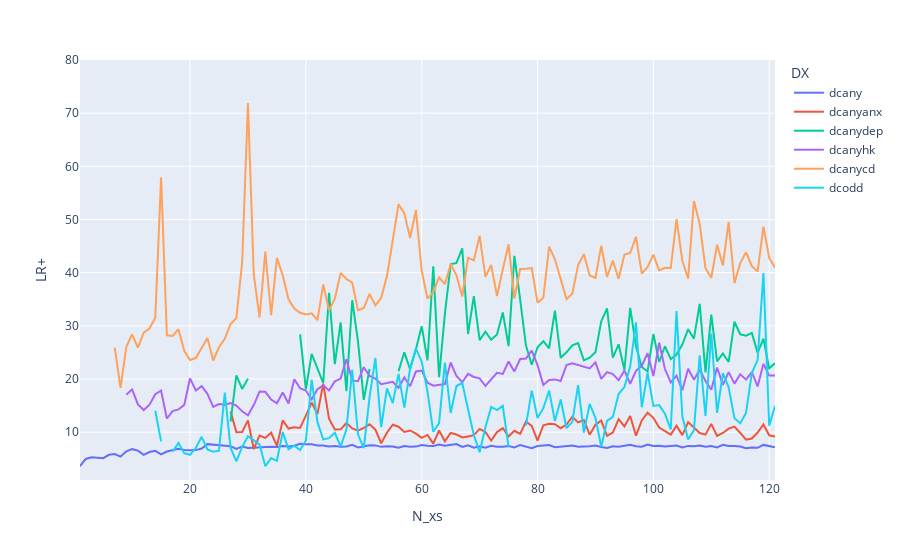

Here is the notebook cell this chart was saved with:
### Code cell
px.line(degrading_summaries, color='DX', x='N_xs', y='LR+', range_y=[1, 80])
